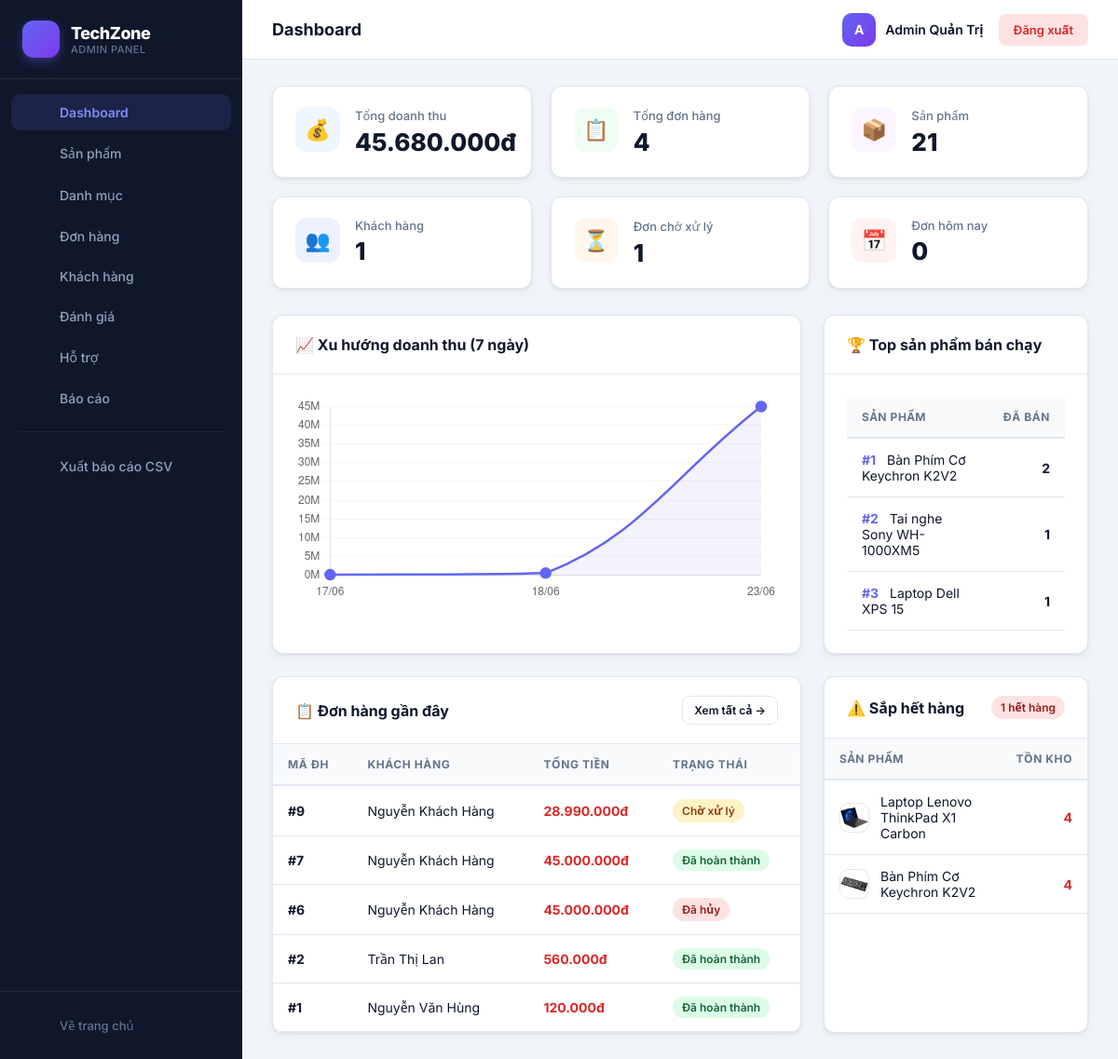
/admin/index.php (signed in), run on the app's committed database.
### tables this page shows
CREATE TABLE `orders` (
  `id` int(10) UNSIGNED NOT NULL,
  `order_code` varchar(20) NOT NULL,
  `user_id` int(10) UNSIGNED DEFAULT NULL,
  `customer_name` varchar(100) NOT NULL,
  `customer_phone` varchar(20) NOT NULL,
  `customer_address` text NOT NULL,
  `note` text DEFAULT NULL,
  `subtotal` decimal(15,0) NOT NULL DEFAULT 0,
  `shipping_fee` decimal(15,0) NOT NULL DEFAULT 0,
  `total_price` decimal(15,0) NOT NULL DEFAULT 0,
  `payment_method` enum('qr','cod','momo','transfer','credit_card','bank_card') NOT NULL DEFAULT 'cod',
  `voucher_code` varchar(50) DEFAULT NULL,
  `discount_amount` decimal(15,0) NOT NULL DEFAULT 0,
  `status` enum('Chờ xử lý','Đang giao','Đã hoàn thành','Đã hủy') NOT NULL DEFAULT 'Chờ xử lý',
  `created_at` datetime NOT NULL DEFAULT current_timestamp(),
  `updated_at` datetime NOT NULL DEFAULT current_timestamp() ON UPDATE current_timestamp()
);

CREATE TABLE `users` (
  `id` int(10) UNSIGNED NOT NULL,
  `fullname` varchar(100) NOT NULL,
  `email` varchar(150) NOT NULL,
  `password` varchar(255) NOT NULL,
  `role` enum('admin','customer') NOT NULL DEFAULT 'customer',
  `phone` varchar(20) DEFAULT NULL,
  `address` text DEFAULT NULL,
  `avatar` varchar(255) DEFAULT NULL,
  `created_at` datetime NOT NULL DEFAULT current_timestamp(),
  `updated_at` datetime NOT NULL DEFAULT current_timestamp() ON UPDATE current_timestamp(),
  `status` tinyint(1) NOT NULL DEFAULT 1,
  `google_id` varchar(255) DEFAULT NULL,
  `facebook_id` varchar(255) DEFAULT NULL,
  `is_guest` tinyint(1) NOT NULL DEFAULT 0,
  `payment_method` varchar(50) DEFAULT NULL
);

CREATE TABLE `products` (
  `id` int(10) UNSIGNED NOT NULL,
  `category_id` int(10) UNSIGNED NOT NULL,
  `name` varchar(200) NOT NULL,
  `brand` varchar(100) NOT NULL,
  `description` text DEFAULT NULL,
  `price` decimal(15,0) NOT NULL DEFAULT 0,
  `stock` int(11) NOT NULL DEFAULT 0,
  `image_emoji` varchar(10) DEFAULT '?',
  `image_file` varchar(255) DEFAULT NULL,
  `rating` decimal(2,1) NOT NULL DEFAULT 4.5,
  `featured` tinyint(1) NOT NULL DEFAULT 0,
  `specifications` text DEFAULT NULL,
  `created_at` datetime NOT NULL DEFAULT current_timestamp(),
  `updated_at` datetime NOT NULL DEFAULT current_timestamp() ON UPDATE current_timestamp()
);

### admin/index.php (the view, shortened to what this page needs)
<?php
$pdo = getDB();
$revenue = (float) $pdo->query("SELECT COALESCE(SUM(total_price),0) FROM orders WHERE status='Đã hoàn thành'")->fetchColumn();
$totalOrders = (int) $pdo->query("SELECT COUNT(*) FROM orders WHERE status != 'Đã hủy'")->fetchColumn();
$totalProducts = (int) $pdo->query("SELECT COUNT(*) FROM products")->fetchColumn();
$totalCustomers = (int) $pdo->query("SELECT COUNT(*) FROM users WHERE role='customer'")->fetchColumn();
$pendingOrders = (int) $pdo->query("SELECT COUNT(*) FROM orders WHERE status='Chờ xử lý'")->fetchColumn();
$todayOrders = (int) $pdo->query("SELECT COUNT(*) FROM orders WHERE DATE(created_at) = CURDATE()")->fetchColumn();
$lowStock = $pdo->query("SELECT id, name, stock, image_file FROM products WHERE stock < 5 AND stock > 0 ORDER BY stock ASC LIMIT 10")->fetchAll();
$outOfStock = (int) $pdo->query("SELECT COUNT(*) FROM products WHERE stock = 0")->fetchColumn();
$topProducts = $pdo->query("
    SELECT oi.name, SUM(oi.quantity) AS total_sold
    FROM order_items oi
    JOIN orders o ON oi.order_id = o.id
    WHERE o.status = 'Đã hoàn thành'
    GROUP BY oi.product_id
    ORDER BY total_sold DESC
    LIMIT 10
")->fetchAll();
$chartData = $pdo->query("
    SELECT DATE(created_at) AS d, SUM(total_price) AS r, COUNT(*) AS cnt
    FROM orders
    WHERE status = 'Đã hoàn thành'
    GROUP BY DATE(created_at)
    ORDER BY d DESC
    LIMIT 7
")->fetchAll();
$chartData = array_reverse($chartData);
$dates = array_map(fn($r) => date('d/m', strtotime($r['d'])), $chartData);
$revenues = array_map(fn($r) => (float)$r['r'], $chartData);
$recentOrders = $pdo->query("
    SELECT o.*, u.fullname
    FROM orders o
    LEFT JOIN users u ON o.user_id = u.id
    ORDER BY o.created_at DESC
    LIMIT 5
")->fetchAll();
require_once __DIR__ . '/admin_layout.php';
?>
<div class="stat-grid">
    <div class="stat-card">
        <div class="stat-icon blue">💰</div>
        <div class="stat-info">
            <div class="stat-label">Tổng doanh thu</div>
            <div class="stat-value"><?= number_format($revenue, 0, ',', '.') ?>đ</div>
        </div>
    </div>
    <div class="stat-card">
        <div class="stat-icon green">📋</div>
        <div class="stat-info">
            <div class="stat-label">Tổng đơn hàng</div>
            <div class="stat-value"><?= $totalOrders ?></div>
        </div>
    </div>
    <div class="stat-card">
        <div class="stat-icon purple">📦</div>
        <div class="stat-info">
            <div class="stat-label">Sản phẩm</div>
            <div class="stat-value"><?= $totalProducts ?></div>
        </div>
    </div>
    <div class="stat-card">
        <div class="stat-icon indigo">👥</div>
        <div class="stat-info">
            <div class="stat-label">Khách hàng</div>
            <div class="stat-value"><?= $totalCustomers ?></div>
        </div>
    </div>
    <div class="stat-card">
        <div class="stat-icon orange">⏳</div>
        <div class="stat-info">
            <div class="stat-label">Đơn chờ xử lý</div>
            <div class="stat-value"><?= $pendingOrders ?></div>
        </div>
    </div>
    <div class="stat-card">
        <div class="stat-icon red">📅</div>
        <div class="stat-info">
            <div class="stat-label">Đơn hôm nay</div>
            <div class="stat-value"><?= $todayOrders ?></div>
        </div>
    </div>
</div>
<div class="content-grid" style="margin-bottom:24px;">
    <div class="card">
        <div class="card-header">
            <h3 class="card-title">📈 Xu hướng doanh thu (7 ngày)</h3>
        </div>
        <div class="card-body">
            <canvas id="revenueChart" height="220"></canvas>
        </div>
    </div>
    <div class="card">
        <div class="card-header">
            <h3 class="card-title">🏆 Top sản phẩm bán chạy</h3>
        </div>
        <div class="card-body" style="max-height:320px; overflow-y:auto;">
            <?php if (empty($topProducts)): ?>
                <div class="empty-state" style="padding:30px 0;">
                    <div class="empty-icon">📊</div>
                    <div class="empty-desc">Chưa có dữ liệu bán hàng</div>
                </div>
            <?php else: ?>
                <table class="data-table">
                    <thead><tr><th>Sản phẩm</th><th style="text-align:right;">Đã bán</th></tr></thead>
                    <tbody>
                        <?php foreach ($topProducts as $i => $p): ?>
                            <tr>
                                <td>
                                    <span style="color:var(--primary);font-weight:700;margin-right:8px;">#<?= $i+1 ?></span>
                                    <?= htmlspecialchars($p['name']) ?>
                                </td>
                                <td style="text-align:right;font-weight:700;"><?= $p['total_sold'] ?></td>
                            </tr>
                        <?php endforeach; ?>
                    </tbody>
                </table>
            <?php endif; ?>
        </div>
    </div>
</div>
<div class="content-grid">
    <div class="card">
        <div class="card-header">
            <h3 class="card-title">📋 Đơn hàng gần đây</h3>
            <a href="/bainhom/admin/orders.php" class="btn btn-outline btn-sm">Xem tất cả →</a>
        </div>
        <div class="card-body" style="padding:0;">
            <div class="table-container">
                <table class="data-table">
                    <thead><tr><th>Mã ĐH</th><th>Khách hàng</th><th>Tổng tiền</th><th>Trạng thái</th></tr></thead>
                    <tbody>
                        <?php foreach ($recentOrders as $o):
                            $statusClass = match($o['status']) {
                                'Đã hoàn thành' => 'badge-success',
                                'Đang giao' => 'badge-info',
                                'Đã hủy' => 'badge-danger',
                                default => 'badge-warning',
                            };
                        ?>
                            <tr>
                                <td><strong>#<?= $o['id'] ?></strong></td>
                                <td><?= htmlspecialchars($o['fullname'] ?? $o['customer_name'] ?? 'Khách lẻ') ?></td>
                                <td class="price"><?= number_format($o['total_price'], 0, ',', '.') ?>đ</td>
                                <td><span class="badge <?= $statusClass ?>"><?= $o['status'] ?></span></td>
                            </tr>
                        <?php endforeach; ?>
                    </tbody>
                </table>
            </div>
        </div>
    </div>
    <div class="card">
        <div class="card-header">
            <h3 class="card-title">⚠️ Sắp hết hàng</h3>
            <?php if ($outOfStock > 0): ?>
                <span class="badge badge-danger"><?= $outOfStock ?> hết hàng</span>
            <?php endif; ?>
        </div>
        <div class="card-body" style="padding:0;">
            <?php if (empty($lowStock)): ?>
                <div class="empty-state" style="padding:30px 0;">
                    <div class="empty-icon">✅</div>
                    <div class="empty-desc">Tất cả sản phẩm đủ hàng</div>
                </div>
            <?php else: ?>
                <table class="data-table">
                    <thead><tr><th>Sản phẩm</th><th style="text-align:right;">Tồn kho</th></tr></thead>
                    <tbody>
                        <?php foreach ($lowStock as $p): ?>
                            <tr>
                                <td>
                                    <div class="product-cell">
                                        <img src="/bainhom/assets/images/<?= htmlspecialchars($p['image_file'] ?: 'no-image.png') ?>" class="product-thumb" style="width:32px;height:32px;">
                                        <span><?= htmlspecialchars($p['name']) ?></span>
                                    </div>
                                </td>
                                <td style="text-align:right;" class="stock-low"><?= $p['stock'] ?></td>
                            </tr>
                        <?php endforeach; ?>
                    </tbody>
                </table>
            <?php endif; ?>
        </div>
    </div>
</div>
<script>
new Chart(document.getElementById('revenueChart'), {
    type: 'line',
    data: {
        labels: <?= json_encode($dates) ?>,
        datasets: [{
            label: 'Doanh thu (VNĐ)',
            data: <?= json_encode($revenues) ?>,
            borderColor: '#6366f1',
            backgroundColor: 'rgba(99,102,241,0.08)',
            tension: 0.4,
            fill: true,
            pointRadius: 5,
            pointBackgroundColor: '#6366f1',
            pointHoverRadius: 8,
            borderWidth: 2.5
        }]
    },
    options: {
        responsive: true,
        maintainAspectRatio: false,
        plugins: {
            legend: { display: false },
            tooltip: {
                callbacks: {
                    label: ctx => new Intl.NumberFormat('vi-VN', {style:'currency',currency:'VND'}).format(ctx.raw)
                }
            }
        },
        scales: {
            y: {
                beginAtZero: true,
                ticks: {
                    callback: v => (v/1000000).toFixed(0) + 'M'
                },
                grid: { color: 'rgba(0,0,0,0.04)' }
            },
            x: { grid: { display: false } }
        }
    }
});
</script>
<?php require_once __DIR__ . '/admin_footer.php'; ?>

### admin/admin_layout.php (style rules this page uses)
*, *::before, *::after { box-sizing: border-box; margin: 0; padding: 0; }
:root { --sidebar-w: 260px; --topbar-h: 64px; --primary: #6366f1; --primary-dark: #4f46e5; --primary-light: #818cf8; --bg: #f1f5f9; --card: #ffffff; --text: #0f172a; --text-sub: #64748b; --border: #e2e8f0; --success: #22c55e; --warning: #f59e0b; --danger: #ef4444; --info: #3b82f6; --sidebar-bg: #0f172a; --sidebar-hover: #1e293b; --sidebar-active: rgba(99, 102, 241, 0.15); --radius: 12px; --shadow: 0 1px 3px rgba(0,0,0,0.08), 0 4px 12px rgba(0,0,0,0.04); --shadow-lg: 0 10px 30px rgba(0,0,0,0.08), 0 4px 12px rgba(0,0,0,0.05); }
body { font-family: 'Inter', system-ui, -apple-system, sans-serif; background: var(--bg); color: var(--text); min-height: 100vh; }
.card { background: var(--card); border-radius: var(--radius); box-shadow: var(--shadow); border: 1px solid var(--border); }
.card-header { padding: 20px 24px; border-bottom: 1px solid var(--border); display: flex; align-items: center; justify-content: space-between; gap: 16px; }
.card-title { font-size: 16px; font-weight: 700; color: var(--text); }
.card-body { padding: 24px; }
.stat-grid { display: grid; grid-template-columns: repeat(auto-fit, minmax(220px, 1fr)); gap: 20px; margin-bottom: 28px; }
.stat-card { background: var(--card); border-radius: var(--radius); padding: 22px 24px; box-shadow: var(--shadow); border: 1px solid var(--border); display: flex; align-items: flex-start; gap: 16px; transition: all 0.25s ease; }
.stat-icon { width: 48px; height: 48px; border-radius: 12px; display: flex; align-items: center; justify-content: center; font-size: 22px; flex-shrink: 0; }
.stat-icon.blue { background: #eff6ff; color: #2563eb; }
.stat-icon.green { background: #f0fdf4; color: #16a34a; }
.stat-icon.purple { background: #faf5ff; color: #7c3aed; }
.stat-icon.orange { background: #fff7ed; color: #ea580c; }
.stat-icon.red { background: #fef2f2; color: #dc2626; }
.stat-icon.indigo { background: #eef2ff; color: #4f46e5; }
.stat-info { flex: 1; }
.stat-label { font-size: 13px; font-weight: 500; color: var(--text-sub); margin-bottom: 4px; }
.stat-value { font-size: 26px; font-weight: 800; color: var(--text); line-height: 1.2; }
.table-container { overflow-x: auto; }
table.data-table { width: 100%; border-collapse: collapse; }
table.data-table thead { background: #f8fafc; }
table.data-table th { padding: 13px 16px; text-align: left; font-size: 12px; font-weight: 700; color: var(--text-sub); text-transform: uppercase; letter-spacing: 0.05em; white-space: nowrap; border-bottom: 2px solid var(--border); }
table.data-table td { padding: 14px 16px; font-size: 14px; border-bottom: 1px solid var(--border); vertical-align: middle; }
table.data-table tbody tr { transition: background 0.15s; }
.btn { display: inline-flex; align-items: center; gap: 6px; padding: 9px 18px; border-radius: 10px; font-size: 13px; font-weight: 600; text-decoration: none; border: none; cursor: pointer; transition: all 0.2s ease; white-space: nowrap; }
.btn-outline { background: #fff; border: 1px solid var(--border); color: var(--text); }
.btn-sm { padding: 6px 12px; font-size: 12px; border-radius: 8px; }
.badge { display: inline-flex; align-items: center; gap: 4px; padding: 4px 10px; border-radius: 999px; font-size: 12px; font-weight: 600; white-space: nowrap; }
.badge-success { background: #dcfce7; color: #166534; }
.badge-warning { background: #fef3c7; color: #92400e; }
.badge-danger { background: #fee2e2; color: #991b1b; }
.content-grid { display: grid; grid-template-columns: 2fr 1fr; gap: 24px; }
.product-thumb { width: 44px; height: 44px; border-radius: 10px; object-fit: cover; background: #f1f5f9; border: 1px solid var(--border); }
.product-cell { display: flex; align-items: center; gap: 12px; }
.price { font-weight: 700; color: #dc2626; }
.stock-low { color: #dc2626; font-weight: 700; }

### data on the page
orders: id "9", user.fullname "Nguyễn Khách Hàng", total_price "28.990.000", status "Chờ xử lý"
orders: id "7", user.fullname "Nguyễn Khách Hàng", total_price "45.000.000", status "Đã hoàn thành"
orders: id "6", user.fullname "Nguyễn Khách Hàng", total_price "45.000.000", status "Đã hủy"
orders: id "2", customer_name "Trần Thị Lan", total_price "560.000", status "Đã hoàn thành"
orders: id "1", customer_name "Nguyễn Văn Hùng", total_price "120.000", status "Đã hoàn thành"
products: image_file (picture), name "Laptop Lenovo ThinkPad X1 Carbon", stock "4"
products: image_file (picture), name "Bàn Phím Cơ Keychron K2V2", stock "4"

### other printed values
$item['label'] "Dashboard"
$item['label'] "Sản phẩm"
$item['label'] "Danh mục"
$item['label'] "Đơn hàng"
$item['label'] "Khách hàng"
$item['label'] "Đánh giá"
$item['label'] "Hỗ trợ"
$item['label'] "Báo cáo"
$pageTitle "Dashboard"
mb_substr($adminName, 0, 1, 'UTF-8') "A"
$adminName "Admin Quản Trị"
$revenue "45.680.000"
$totalOrders "4"
$totalProducts "21"
$totalCustomers "1"
